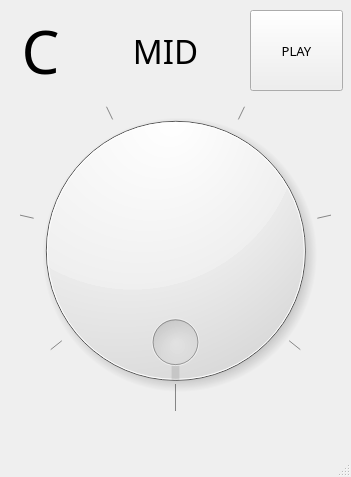
<?xml version="1.0" encoding="UTF-8"?>
<ui version="4.0">
 <class>MainWindow</class>
 <widget class="QMainWindow" name="MainWindow">
  <property name="geometry">
   <rect>
    <x>0</x>
    <y>0</y>
    <width>351</width>
    <height>477</height>
   </rect>
  </property>
  <property name="windowTitle">
   <string>MainWindow</string>
  </property>
  <widget class="QWidget" name="centralwidget">
   <widget class="QDial" name="pitch_dial">
    <property name="geometry">
     <rect>
      <x>10</x>
      <y>90</y>
      <width>331</width>
      <height>321</height>
     </rect>
    </property>
    <property name="cursor">
     <cursorShape>ClosedHandCursor</cursorShape>
    </property>
    <property name="minimum">
     <number>1</number>
    </property>
    <property name="maximum">
     <number>8</number>
    </property>
    <property name="pageStep">
     <number>10</number>
    </property>
    <property name="value">
     <number>1</number>
    </property>
    <property name="sliderPosition">
     <number>1</number>
    </property>
    <property name="tracking">
     <bool>true</bool>
    </property>
    <property name="invertedAppearance">
     <bool>false</bool>
    </property>
    <property name="invertedControls">
     <bool>false</bool>
    </property>
    <property name="wrapping">
     <bool>true</bool>
    </property>
    <property name="notchesVisible">
     <bool>true</bool>
    </property>
   </widget>
   <widget class="QLabel" name="note_label">
    <property name="geometry">
     <rect>
      <x>10</x>
      <y>10</y>
      <width>61</width>
      <height>81</height>
     </rect>
    </property>
    <property name="font">
     <font>
      <family>Operator Mono Bold</family>
      <pointsize>45</pointsize>
     </font>
    </property>
    <property name="text">
     <string>C</string>
    </property>
    <property name="alignment">
     <set>Qt::AlignCenter</set>
    </property>
   </widget>
   <widget class="QPushButton" name="play_note">
    <property name="geometry">
     <rect>
      <x>250</x>
      <y>10</y>
      <width>93</width>
      <height>81</height>
     </rect>
    </property>
    <property name="font">
     <font>
      <family>Operator Mono Bold</family>
      <pointsize>10</pointsize>
     </font>
    </property>
    <property name="cursor">
     <cursorShape>PointingHandCursor</cursorShape>
    </property>
    <property name="text">
     <string>PLAY</string>
    </property>
   </widget>
   <widget class="QLabel" name="position_label">
    <property name="geometry">
     <rect>
      <x>100</x>
      <y>15</y>
      <width>131</width>
      <height>71</height>
     </rect>
    </property>
    <property name="font">
     <font>
      <family>Operator Mono Light</family>
      <pointsize>25</pointsize>
     </font>
    </property>
    <property name="text">
     <string>MID</string>
    </property>
    <property name="alignment">
     <set>Qt::AlignCenter</set>
    </property>
   </widget>
  </widget>
  <widget class="QStatusBar" name="statusbar"/>
 </widget>
 <resources/>
 <connections/>
</ui>
